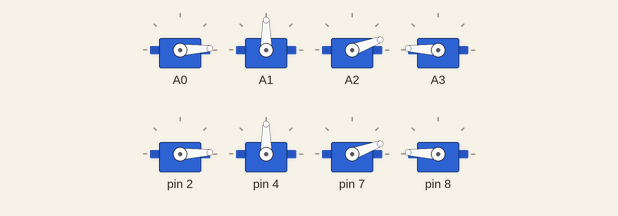
This sketch was run on a simulated Arduino Uno, built with avr-gcc and run on an emulated ATmega328P. On the bench: 8 × servo.

Above: at 0.05 s.
At 0.75 s:
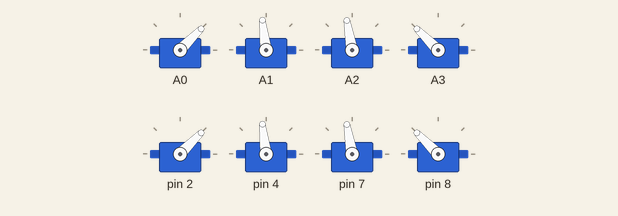
At 1.45 s:
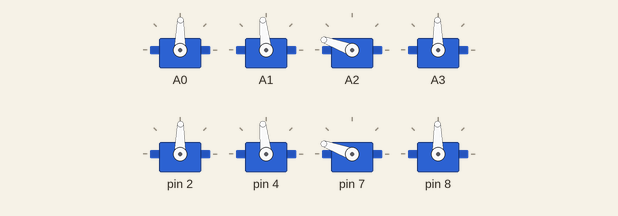
At 2.9 s:
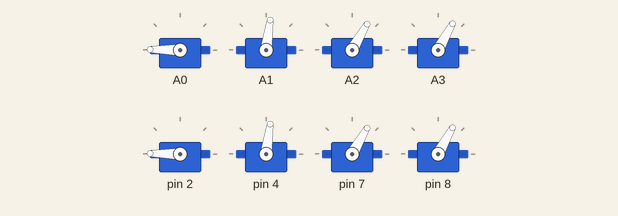
At 4.3 s:
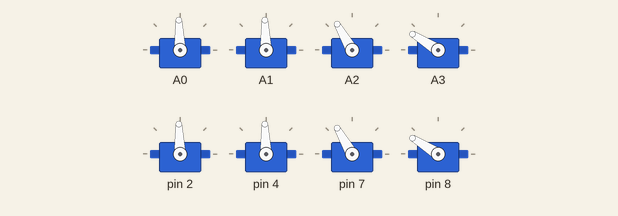
At 5.75 s:
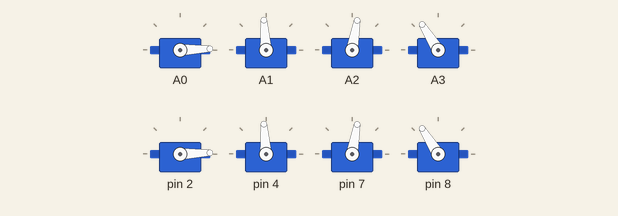
Timing chart, 0 to 7.5 s (numbered marks = the images above):
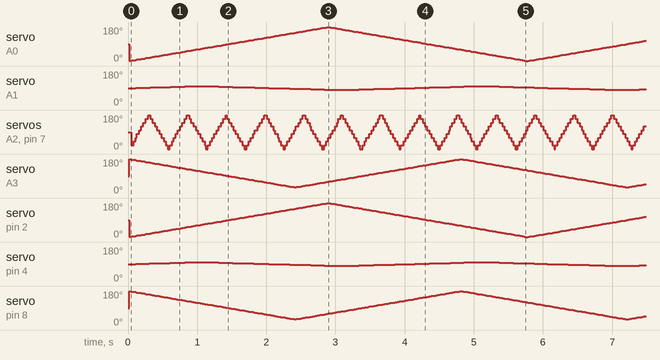

The sketch:

manyServosNoDelay.ino
```cpp
//
// manyServosNoDelay
//
// This program sweeps 8 servos without using delay()
//
// Based on the excellent Adafruit tutorial
// "Multi-tasking the Arduino - Part 1"
// by Bill Earl


// 05 Apr 2024 - MS - Initial entry

#include "Servo.h"

class Sweeper
{
    Servo servo;          // the servo object
    int updateInterval;        // interval between updates
    int degreesPerInterval = 1; // degrees to move for each interval
    int maxPos = 180;
    int minPos = 0;
    int pos;              // current servo position
    unsigned long lastUpdate;   // last update of position

  public:
    // interval, steps, min, max, init
    Sweeper(int _updateInterval,
            int _degreesPerInterval,
            int _minPos,
            int _maxPos,
            int _pos)
    {
      updateInterval = _updateInterval;
      degreesPerInterval = _degreesPerInterval;
      minPos = _minPos;
      maxPos = _maxPos;
      pos = _pos;
    }

    void Attach(int pin)
    {
      servo.attach(pin);
    }

    void Detach()
    {
      servo.detach();
    }

    void Update()
    {
      if ((millis() - lastUpdate) > updateInterval) // time to update
      {
        lastUpdate = millis();
        pos += degreesPerInterval;
        servo.write(pos);
        Serial.println(pos);
        if ((pos >= maxPos) || (pos <= minPos)) // end of sweep
        {
          // reverse direction
          degreesPerInterval = -degreesPerInterval;
        }
      }
    }
};


// Arguments are interval, steps, min, max, initial postion
Sweeper allTheSweepers[] = {
  Sweeper (15, 1, 0, 180, 0), // traditional range
  Sweeper (100, 1, 80, 100, 90), // very slow and very small motion
  Sweeper (30, 20, 0, 180, 0), // big steps
  Sweeper (15, -1, 30, 180, 180), // start going backwards
  Sweeper (15, 1, 0, 180, 0), // traditional range
  Sweeper (100, 1, 80, 100, 90), // very slow and very small motion
  Sweeper (30, 20, 0, 180, 0), // big steps
  Sweeper (15, -1, 30, 180, 180) // start going backwards
};

// These really should be in an array
void setup()
{
  allTheSweepers[0].Attach(A0);
  allTheSweepers[1].Attach(A1);
  allTheSweepers[2].Attach(A2);
  allTheSweepers[3].Attach(A3);
  allTheSweepers[4].Attach(2);
  allTheSweepers[5].Attach(4);
  allTheSweepers[6].Attach(7);
  allTheSweepers[7].Attach(8);
}


void loop()
{
  for (int i = 0; i < 8; i++) {
    allTheSweepers[i].Update();
  }
}
```
